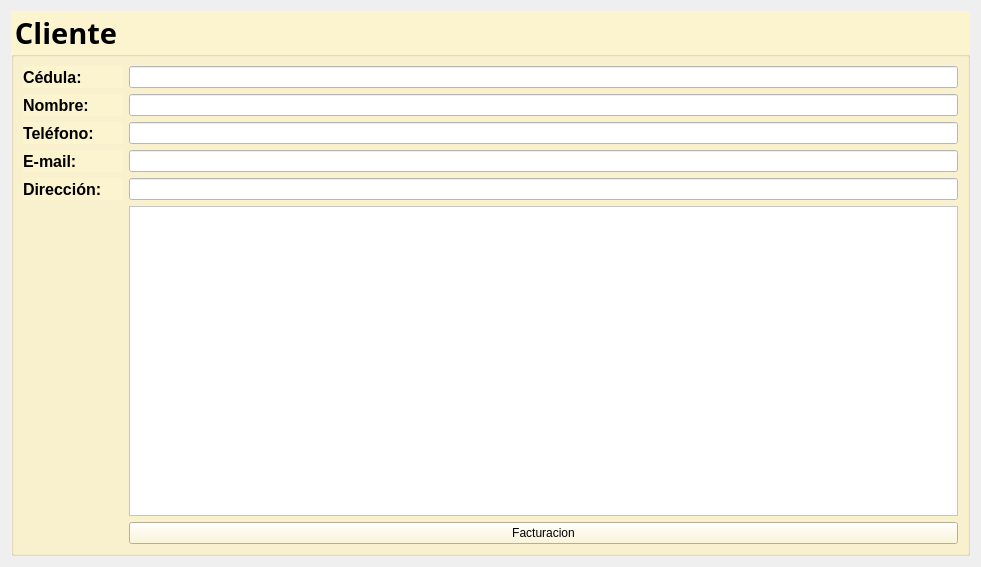
<?xml version="1.0" encoding="UTF-8"?>
<ui version="4.0">
 <class>Facturacion</class>
 <widget class="QWidget" name="Facturacion">
  <property name="geometry">
   <rect>
    <x>0</x>
    <y>0</y>
    <width>981</width>
    <height>567</height>
   </rect>
  </property>
  <property name="windowTitle">
   <string>Form</string>
  </property>
  <property name="windowIcon">
   <iconset resource="recursos.qrc">
    <normaloff>:/new/resources/recursos/Factura.png</normaloff>:/new/resources/recursos/Factura.png</iconset>
  </property>
  <layout class="QHBoxLayout" name="horizontalLayout">
   <item>
    <widget class="QGroupBox" name="datosBox">
     <property name="maximumSize">
      <size>
       <width>16777215</width>
       <height>16777215</height>
      </size>
     </property>
     <property name="font">
      <font>
       <family>Leelawadee</family>
       <pointsize>22</pointsize>
       <weight>75</weight>
       <bold>true</bold>
      </font>
     </property>
     <property name="styleSheet">
      <string notr="true">background-color: rgb(252, 243, 207 );
color: rgb(255);</string>
     </property>
     <property name="title">
      <string>Cliente</string>
     </property>
     <layout class="QFormLayout" name="formLayout_3">
      <item row="0" column="0">
       <widget class="QLabel" name="Cedulatxt">
        <property name="minimumSize">
         <size>
          <width>100</width>
          <height>0</height>
         </size>
        </property>
        <property name="font">
         <font>
          <family>System</family>
          <pointsize>12</pointsize>
          <weight>75</weight>
          <bold>true</bold>
         </font>
        </property>
        <property name="text">
         <string>Cédula:</string>
        </property>
       </widget>
      </item>
      <item row="0" column="1">
       <widget class="QLineEdit" name="inCedula">
        <property name="minimumSize">
         <size>
          <width>400</width>
          <height>0</height>
         </size>
        </property>
        <property name="styleSheet">
         <string notr="true">color: rgb(0, 0, 0);
border-color: rgb(0, 0, 0);
background-color: rgb(255, 255, 255);</string>
        </property>
        <property name="maxLength">
         <number>10</number>
        </property>
       </widget>
      </item>
      <item row="1" column="0">
       <widget class="QLabel" name="Nombretxt">
        <property name="minimumSize">
         <size>
          <width>100</width>
          <height>0</height>
         </size>
        </property>
        <property name="font">
         <font>
          <family>System</family>
          <pointsize>12</pointsize>
          <weight>75</weight>
          <bold>true</bold>
         </font>
        </property>
        <property name="text">
         <string>Nombre:</string>
        </property>
       </widget>
      </item>
      <item row="1" column="1">
       <widget class="QLineEdit" name="inNombre">
        <property name="minimumSize">
         <size>
          <width>400</width>
          <height>0</height>
         </size>
        </property>
        <property name="styleSheet">
         <string notr="true">color: rgb(0, 0, 0);
background-color: rgb(255, 255, 255);</string>
        </property>
       </widget>
      </item>
      <item row="2" column="0">
       <widget class="QLabel" name="Telefonotxt">
        <property name="minimumSize">
         <size>
          <width>100</width>
          <height>0</height>
         </size>
        </property>
        <property name="font">
         <font>
          <family>System</family>
          <pointsize>12</pointsize>
          <weight>75</weight>
          <bold>true</bold>
         </font>
        </property>
        <property name="text">
         <string>Teléfono:</string>
        </property>
       </widget>
      </item>
      <item row="2" column="1">
       <widget class="QLineEdit" name="inTelefono">
        <property name="minimumSize">
         <size>
          <width>400</width>
          <height>0</height>
         </size>
        </property>
        <property name="styleSheet">
         <string notr="true">vcolor: rgb(0, 0, 0);
background-color: rgb(255, 255, 255);</string>
        </property>
       </widget>
      </item>
      <item row="3" column="0">
       <widget class="QLabel" name="Emailtxt">
        <property name="minimumSize">
         <size>
          <width>100</width>
          <height>0</height>
         </size>
        </property>
        <property name="font">
         <font>
          <family>System</family>
          <pointsize>12</pointsize>
          <weight>75</weight>
          <bold>true</bold>
         </font>
        </property>
        <property name="text">
         <string>E-mail:</string>
        </property>
       </widget>
      </item>
      <item row="3" column="1">
       <widget class="QLineEdit" name="inEmail">
        <property name="minimumSize">
         <size>
          <width>400</width>
          <height>0</height>
         </size>
        </property>
        <property name="styleSheet">
         <string notr="true">background-color: rgb(255, 255, 255);
color: rgb(0, 0, 0);</string>
        </property>
       </widget>
      </item>
      <item row="4" column="0">
       <widget class="QLabel" name="Direcciontxt">
        <property name="minimumSize">
         <size>
          <width>100</width>
          <height>0</height>
         </size>
        </property>
        <property name="font">
         <font>
          <family>System</family>
          <pointsize>12</pointsize>
          <weight>75</weight>
          <bold>true</bold>
         </font>
        </property>
        <property name="text">
         <string>Dirección:</string>
        </property>
       </widget>
      </item>
      <item row="4" column="1">
       <widget class="QLineEdit" name="inDireccion">
        <property name="styleSheet">
         <string notr="true">background-color: rgb(255, 255, 255);</string>
        </property>
       </widget>
      </item>
      <item row="5" column="1">
       <widget class="QTextEdit" name="outResultado">
        <property name="styleSheet">
         <string notr="true">background-color: rgb(255, 255, 255);
font: 14pt &quot;Maiandra GD&quot;;</string>
        </property>
       </widget>
      </item>
      <item row="6" column="1">
       <widget class="QPushButton" name="cmdFacturar">
        <property name="text">
         <string>Facturacion</string>
        </property>
       </widget>
      </item>
     </layout>
    </widget>
   </item>
  </layout>
 </widget>
 <resources>
  <include location="recursos.qrc"/>
 </resources>
 <connections/>
</ui>
